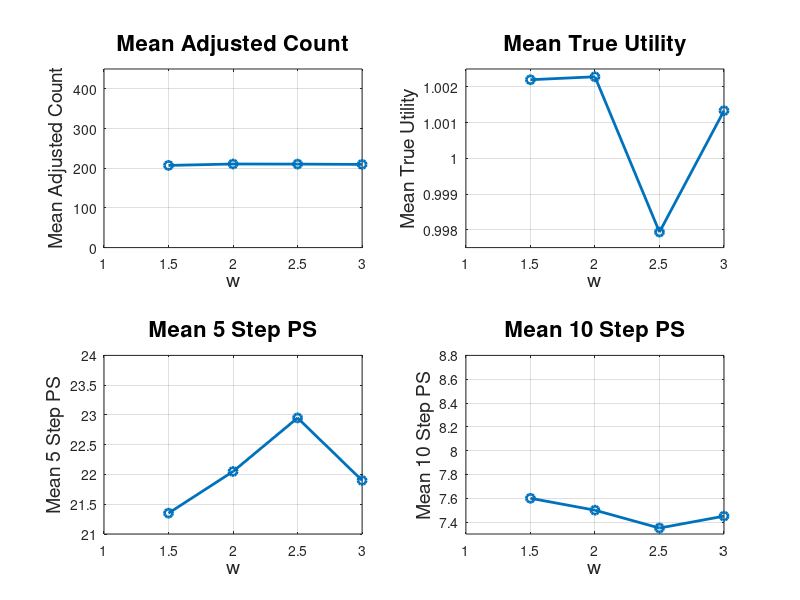

The MATLAB script that drew this image:
% 新しいデータを読み込む
data = [
    1.5 20 207.05 598.05 60161 21.35 7.6;
    2   20 210.6  598.05 60166 22.05 7.5;
    2.5 20 210.35 598.05 59905 22.95 7.35;
    3   20 209.6  598.05 60109 21.9  7.45;
];

% データを行列として分解
adj_w = data(:, 1);
GroupCount = data(:, 2);
mean_adjusted_count = data(:, 3);
mean_total_people = data(:, 4);
mean_true_utility = data(:, 5)/60029;
mean_5_step_ps = data(:, 6);
mean_10_step_ps = data(:, 7);

% サブプロットで独立した折れ線グラフを作成
figure;
% データを行列として分解
adj_w = data(:, 1);
GroupCount = data(:, 2);
mean_adjusted_count = data(:, 3);
mean_total_people = data(:, 4);
mean_true_utility = data(:, 5)/60029;
mean_5_step_ps = data(:, 6);
mean_10_step_ps = data(:, 7);

% サブプロットで独立した折れ線グラフを作成
figure;

% サブプロット1: 平均調整回数
subplot(2, 2, 1);
plot(adj_w, mean_adjusted_count, '-o', 'LineWidth', 2);
title('Mean Adjusted Count', 'FontSize', 16); % フォントサイズを14に設定
xlabel('w', 'FontSize', 14); % フォントサイズを12に設定
ylabel('Mean Adjusted Count', 'FontSize', 14);% フォントサイズを12に設定
ylim([0,450])
grid on;


% サブプロット3: 平均真の効用
subplot(2, 2, 2);
plot(adj_w, mean_true_utility, '-o', 'LineWidth', 2);
title('Mean True Utility', 'FontSize', 16); % フォントサイズを14に設定
xlabel('w', 'FontSize', 14); % フォントサイズを12に設定
ylabel('Mean True Utility', 'FontSize', 14);
% フォントサイズを12に設定
ylim([0.9975,1.0025])
grid on;

% サブプロット4: 平均5ステップ以上待ったPS数
subplot(2, 2, 3);
plot(adj_w, mean_5_step_ps, '-o', 'LineWidth', 2);
title('Mean 5 Step PS', 'FontSize', 16); % フォントサイズを14に設定
xlabel('w', 'FontSize', 14); % フォントサイズを12に設定
ylabel('Mean 5 Step PS', 'FontSize', 14); 
ylim([21,24])
% フォントサイズを12に設定
grid on;

% サブプロット5: 平均10ステップ以上待ったPS数
subplot(2, 2, 4);
plot(adj_w, mean_10_step_ps, '-o', 'LineWidth', 2);
title('Mean 10 Step PS', 'FontSize', 16); % フォントサイズを14に設定
xlabel('w', 'FontSize', 14); % フォントサイズを12に設定
ylabel('Mean 10 Step PS', 'FontSize', 14); % フォントサイズを12に設定
ylim([7.3,8.8])
grid on;
